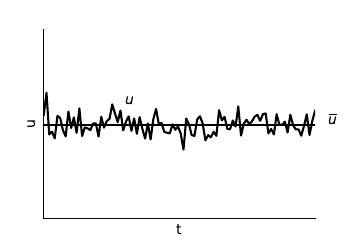

Source code (Python):
#!/usr/bin/env python3
# -*- coding: utf-8 -*-
"""
Created on

@author: [email redacted]
"""
import time
import scipy as sp
from matplotlib import pyplot as plt

def main():
    n = 100
    x = sp.linspace(0,1,n)
    y = sp.random.randn(n)/10 + 1
    
    plt.figure(figsize=(3.5,2.5))
    plt.plot(x,y,'k')
    m = y.mean()
    plt.axhline(m, color='k')
    plt.xlim(0,1)
    plt.ylim(0,2)
    
    ax = plt.gca()
    ax.spines['right'].set_visible(False)
    ax.spines['top'].set_visible(False)
    
    ax.text(1.05, m, "$\overline{u}$" )
    ax.text(0.3, m+0.2, "$u$" )
    
    
    plt.xlabel("t")
    plt.ylabel("u")
    plt.xticks([])
    plt.yticks([])
    
    plt.savefig("turbulence.pdf")
    
if __name__ == "__main__":
    start = time.time()
    print("START")
    main()
    print("END %.4f s" % (time.time()-start))



